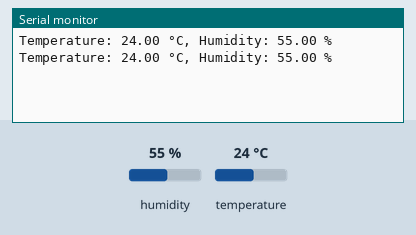
Simulated run of this sketch. Board: Arduino Uno, built with avr-gcc and run on an emulated ATmega328P. Shown: the last lines printed to the serial monitor. The test bench sets the inputs (shaded band); at power-on: humidity 55 %, temperature 24 °C.

Above: at 4.8 s.
4.9 s: humidity set to 22 %
At 7.2 s:
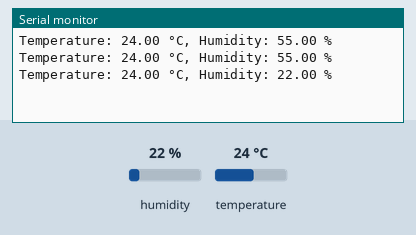
7.9 s: temperature set to 12 °C
At 8.4 s:
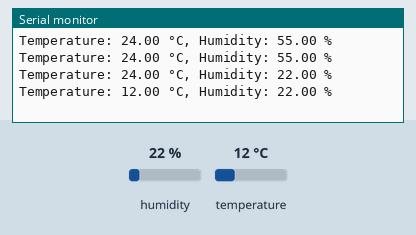
10.9 s: humidity set to 40 %
At 13.3 s:
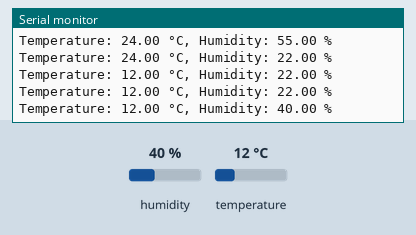
Timing chart, 0 to 14.8 s (numbered marks = the images above; inputs shaded):
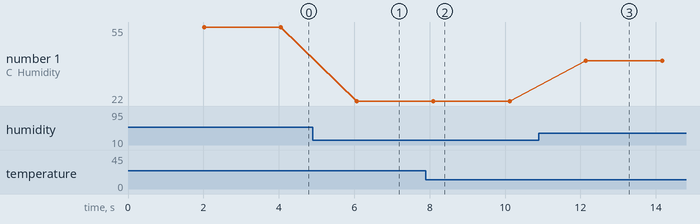

The sketch:

8_Read_temp-sensor.ino
```cpp
#include <DHT.h>

#define DHTPIN 2          // Pin where the DHT11 sensor is connected
#define DHTTYPE DHT11     // Type of sensor (DHT11 or DHT22)

DHT dht(DHTPIN, DHTTYPE);

void setup() {
  Serial.begin(9600);
  dht.begin();
}

void loop() {
  delay(2000);

  float temperature = dht.readTemperature(); // Read temperature in Celsius
  float humidity = dht.readHumidity();       // Read humidity

  if (isnan(temperature) || isnan(humidity)) {
    Serial.println("Failed to read from DHT sensor!");
    return;
  }

  Serial.print("Temperature: ");
  Serial.print(temperature);
  Serial.print(" °C, Humidity: ");
  Serial.print(humidity);
  Serial.println(" %");
}
```

Measured:
- after the input at 4.9 s, the serial monitor: prints a new line after 1.2 s (image 1)
- after the input at 7.9 s, the serial monitor: prints a new line after 0.20 s (image 2)
- after the input at 10.9 s, the serial monitor: prints a new line after 1.2 s (image 3)
- plotted number 1: 55 → 22 after the input at 4.9 s, 22 → 40 after the input at 10.9 s
